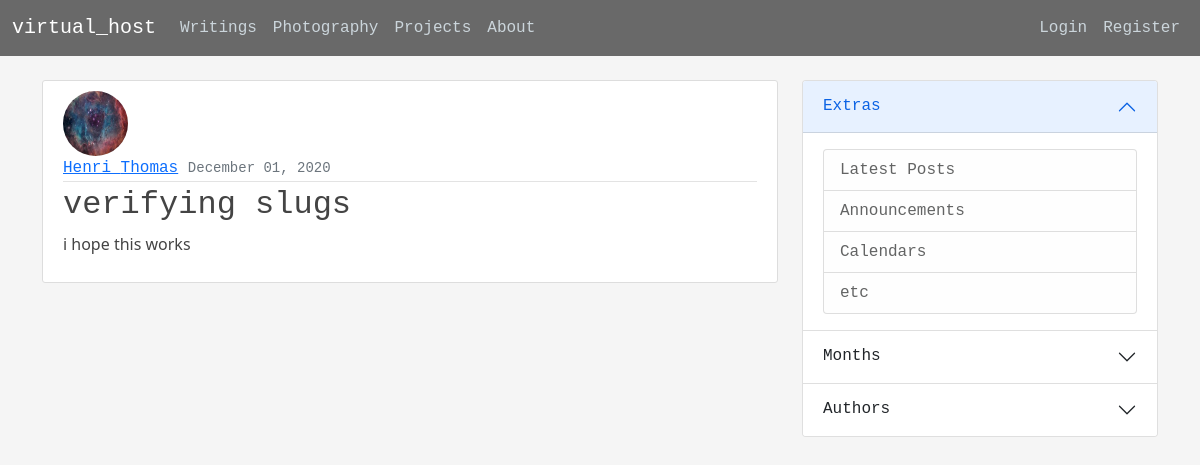
Screenshot of /post/10/to-verify-slugs/ with the database file from the repository.
### blog/models.py (models this page shows, shortened)
class Post(models.Model):
    title = models.CharField(max_length=250)
    content = models.TextField()
    content_display = models.TextField(max_length=125)
    date_posted = models.DateTimeField(default=timezone.now)
    author = models.ForeignKey(User, on_delete=models.CASCADE)
    slug = models.SlugField(max_length=50)

### users/models.py (models this page shows, shortened)
class Profile(models.Model):
    user = models.OneToOneField(User, on_delete=models.CASCADE)
    bio = models.TextField()
    image = models.ImageField(default='default.jpg', upload_to='profile_pics')

### blog/views.py (the view)
# urls.py: path('post/<int:pk>/', PostDetailView.as_view(), name='single-post'),
class PostDetailView(DetailView):
    model = Post
    context_object_name = 'post'
    query_pk_and_slug = True
    def get_context_data(self, **kwargs):
        context = super().get_context_data(**kwargs)
        context['title'] = self.object.title
        return context

### blog/templates/blog/post_detail.html (shortened to what this page needs)
{% extends "blog/base.html" %}
{% block content %}
    <article class="media content-section">
        <img class="rounded-circle article-img" src="{{ post.author.profile.image.url }}">
        <div class="media-body">
            <div class="d-flex justify-content-between article-metadata">
                <div>
                    <a class="mr-2" href="#">{{ post.author.first_name }} {{ post.author.last_name }}</a>
                    <small class="text-muted">{{ post.date_posted|date:'F d, Y' }}</small>
                </div>
            </div>
            <h2>{{ post.title }}</h2>
            <p class="article-content">{{ post.content }} </p>
        </div>
    </article>
{% endblock content %}

### blog/static/blog/main.css (style rules this page uses)
body { background: whitesmoke; margin-top: 5rem; }
h1, h2, h3, h4, h5, h6 { color: #444444; font-family: monospace; }
.content-section { background: #ffffff; padding: 10px 20px; border: 1px solid #dddddd; border-radius: 3px; margin-bottom: 20px; }
.article-content { color: #444444; white-space: pre-line; }
.article-img { height: 65px; width: 65px; margin-right: 16px; }
.article-metadata { padding-bottom: 1px; margin-bottom: 4px; border-bottom: 1px solid #e3e3e3; font-family: monospace; }

### rows the page displays
Post: author.profile.image (picture), author.first_name "Henri", author.last_name "Thomas", date_posted "December 01, 2020", title "verifying slugs", content "i hope this works"
